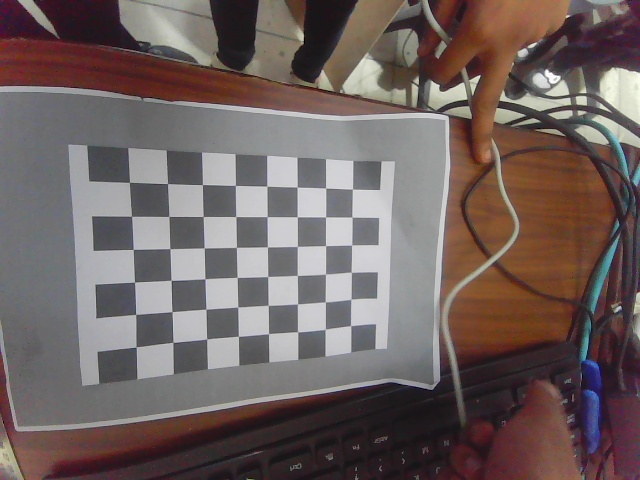
#> input picture 02_CODE_REPOSITORY/src/src/bot_scanning/bot_scanning/callibration_images/img1.jpg, 640 x 480 px, given in place of the camera
$ python brust.py   (older library calls are emulated)
#> lines starting #> are read from the running program, lines starting #| are printed output that depends on the picture; long printed decimals are rounded
import os
import cv2
import csv
import time
import traceback
import numpy as np
from datetime import datetime

# -------------------------
# Helpers
# -------------------------
def ensure_dir(path):
    if not os.path.exists(path):
        os.makedirs(path)

def timestamp_seconds():
    return datetime.now().strftime("%Y-%m-%d %H:%M:%S")

def save_meta_row(csv_path, row, header):
    newf = not os.path.exists(csv_path)
    with open(csv_path, "a", newline="") as f:
        w = csv.writer(f)
        if newf:
            w.writerow(header)
        w.writerow(row)

def compute_sharpness(img):
    g = cv2.cvtColor(img, cv2.COLOR_BGR2GRAY)
    return float(cv2.Laplacian(g, cv2.CV_64F).var())

# -------------------------
# ALIGNMENT helpers
# -------------------------
def align_ecc(ref_gray, img_gray, warp_mode=cv2.MOTION_AFFINE, number_of_iterations=2000, termination_eps=1e-6):
    """
    Align img_gray to ref_gray using ECC (works well for small wobble).
    Returns warp_matrix (2x3 for affine) and success flag.
    """
    # initialize warp matrix
    if warp_mode == cv2.MOTION_HOMOGRAPHY:
        warp_matrix = np.eye(3, 3, dtype=np.float32)
    else:
        warp_matrix = np.eye(2, 3, dtype=np.float32)

    criteria = (cv2.TERM_CRITERIA_EPS | cv2.TERM_CRITERIA_COUNT, number_of_iterations, termination_eps)
    try:
        (cc, warp_matrix) = cv2.findTransformECC(ref_gray, img_gray, warp_matrix, warp_mode, criteria, inputMask=None, gaussFiltSize=5)
        return warp_matrix, True
    except Exception:
        return None, False

def warp_image(img, warp_matrix, dsize, warp_mode=cv2.MOTION_AFFINE):
    if warp_matrix is None:
        return None
    if warp_mode == cv2.MOTION_HOMOGRAPHY:
        aligned = cv2.warpPerspective(img, warp_matrix, dsize, flags=cv2.INTER_LINEAR + cv2.WARP_INVERSE_MAP)
    else:
        aligned = cv2.warpAffine(img, warp_matrix, dsize, flags=cv2.INTER_LINEAR + cv2.WARP_INVERSE_MAP)
    return aligned

def align_via_orb(ref_gray, img_gray):
    """Fallback: ORB + findHomography."""
    orb = cv2.ORB_create(2000)
    k1, d1 = orb.detectAndCompute(ref_gray, None)
    k2, d2 = orb.detectAndCompute(img_gray, None)
    if d1 is None or d2 is None:
        return None, False
    bf = cv2.BFMatcher(cv2.NORM_HAMMING, crossCheck=True)
    matches = bf.match(d1, d2)
    if len(matches) < 8:
        return None, False
    matches = sorted(matches, key=lambda x: x.distance)[:200]
    pts1 = np.float32([k1[m.queryIdx].pt for m in matches]).reshape(-1, 1, 2)
    pts2 = np.float32([k2[m.trainIdx].pt for m in matches]).reshape(-1, 1, 2)
    H, mask = cv2.findHomography(pts2, pts1, cv2.RANSAC, 5.0)
    if H is None:
        return None, False
    return H, True

# -------------------------
# Burst capture + merge
# -------------------------
def burst_capture_and_merge(
    cap,
    n_frames=10,
    out_dir="captures",
    meta_csv="captures_meta.csv",
    log_file="capture_errors.log",
    keep_all=False,
    discard_blur_threshold=None,
    align_mode="ecc",   # "ecc" or "orb"
    merge_mode="median" # "median", "average", "mertens"
):
    """
    Capture n_frames from cap, align, merge, save result + metadata.
    Returns dict with status and file info.
    """
#> called with n_frames = 15, out_dir = 'captures', meta_csv = 'captures_meta.csv', log_file = 'capture_errors.log', keep_all = False, align_mode = 'ecc', merge_mode = 'median'
    ensure_dir(out_dir)
    meta_header = ["timestamp", "result_filename", "method", "n_frames", "sharpness_ref", "notes"]
    ts = datetime.now().strftime("%Y-%m-%d_%H-%M-%S")
    result_filename = f"burst_{ts}.png"
    result_path = os.path.join(out_dir, result_filename)

    try:
        frames = []
        sharpness = []
        h, w = None, None

        # 1) capture frames fast
        for i in range(n_frames):
            ret, frame = cap.read()
            if not ret or frame is None:
                # small sleep and try again once (robustness)
                time.sleep(0.01)
                ret, frame = cap.read()
                if not ret or frame is None:
                    continue
            if h is None:
                h, w = frame.shape[:2]
            frames.append(frame.copy())
            sharpness.append(compute_sharpness(frame))
            time.sleep(0.01)  # tiny gap
#> this loop made 15 passes
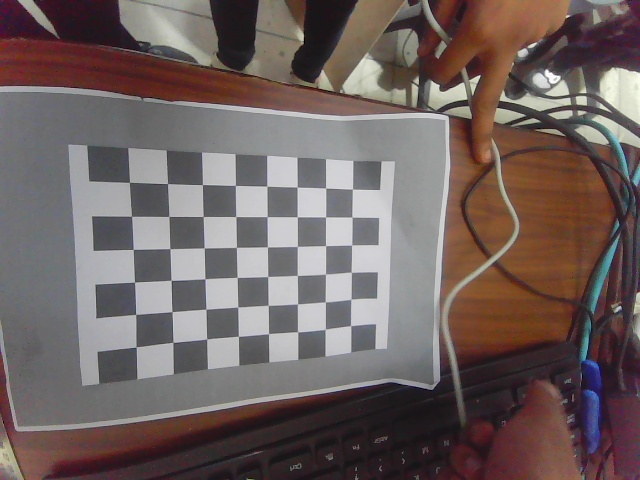
#> input picture 02_CODE_REPOSITORY/src/src/bot_scanning/bot_scanning/callibration_images/img1.jpg, 640 x 480 px, given in place of the camera
#> pass 1, in compute_sharpness, `g = cv2.cvtColor(img, cv2.COLOR_BGR2GRAY)`:
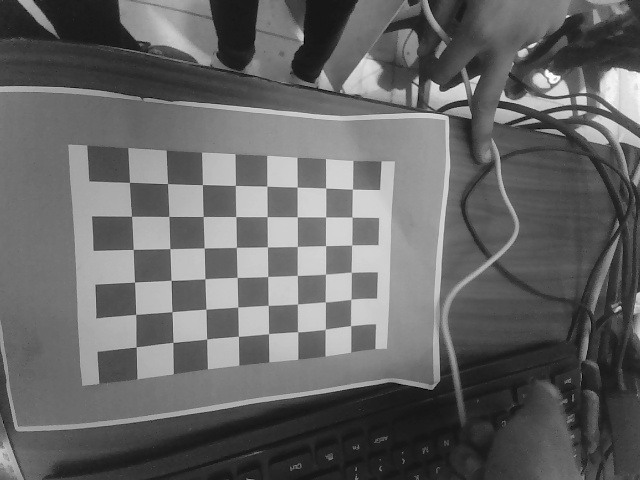
#> g: shape (480, 640); min 1, max 254, mean 101.7
#> frame is the input picture: shape (480, 640, 3); mean B, G, R 96.1, 97.9, 111.3
#> after the loop, frames = 15 items; h = 480; sharpness = [484.2, 484.2, 484.2, 484.2, 484.2, 484.2, 484.2, 484.2, 484.2, 484.2, 484.2, 484.2, 484.2, 484.2, 484.2]; w = 640

        if len(frames) == 0:
            raise RuntimeError("No frames captured in burst.")

        # Optionally discard very blurry frames
        if discard_blur_threshold is not None:
            keep_idx = [i for i,s in enumerate(sharpness) if s >= discard_blur_threshold]
            if len(keep_idx) == 0:
                keep_idx = list(range(len(frames)))
            frames = [frames[i] for i in keep_idx]
            sharpness = [sharpness[i] for i in keep_idx]

        # Reference frame = the sharpest
        ref_idx = int(np.argmax(sharpness))
#> ref_idx = 0
        ref = frames[ref_idx]
        ref_gray = cv2.cvtColor(ref, cv2.COLOR_BGR2GRAY)

        # Align all frames to ref
        aligned = []
        warp_mode = cv2.MOTION_AFFINE
        for i, f in enumerate(frames):
            if i == ref_idx:
                aligned.append(ref)
                continue

            img_gray = cv2.cvtColor(f, cv2.COLOR_BGR2GRAY)

            if align_mode == "ecc":
                warp, ok = align_ecc(ref_gray, img_gray, warp_mode=warp_mode)
                if ok:
                    al = warp_image(f, warp, (w, h), warp_mode=warp_mode)
                    if al is not None:
                        aligned.append(al)
                        continue
                # fallback to ORB if ECC fails
                H, ok2 = align_via_orb(ref_gray, img_gray)
                if ok2:
                    al = cv2.warpPerspective(f, H, (w, h), flags=cv2.INTER_LINEAR + cv2.WARP_INVERSE_MAP)
                    aligned.append(al)
                    continue
                # if both fail, append original (will degrade merge)
                aligned.append(f)
            else:
                # direct ORB
                H, ok2 = align_via_orb(ref_gray, img_gray)
                if ok2:
                    al = cv2.warpPerspective(f, H, (w, h), flags=cv2.INTER_LINEAR + cv2.WARP_INVERSE_MAP)
                    aligned.append(al)
                else:
                    aligned.append(f)
#> after the loop, aligned = 15 items

        # convert aligned list to numpy array (N,H,W,3)
        stack = np.stack([np.asarray(x, dtype=np.float32) for x in aligned], axis=0)

        # MERGE
        if merge_mode == "median":
            merged = np.median(stack, axis=0).astype(np.uint8)
        elif merge_mode == "average":
            merged = np.mean(stack, axis=0).astype(np.uint8)
        elif merge_mode == "mertens":
            merge_mertens = cv2.createMergeMertens()
            # Mertens expects float32 in 0..1
            imgs_f = [x.astype(np.float32)/255.0 for x in stack]
            res = merge_mertens.process(imgs_f)
            merged = np.clip(res*255.0, 0, 255).astype(np.uint8)
        else:
            # default to median
            merged = np.median(stack, axis=0).astype(np.uint8)

        # Save result
        cv2.imwrite(result_path, merged)

        # Save metadata row
        notes = ""
        meta_row = [timestamp_seconds(), result_filename, f"align={align_mode}|merge={merge_mode}", len(frames), round(float(sharpness[ref_idx]),2), notes]
#> meta_row = ['2026-11-20 21:34:55', 'burst_2026-11-20_21-34-54.png', 'align=ecc|merge=median', 15, 484.2, '']
        save_meta_row(meta_csv, meta_row, meta_header)

        return {
            "status": "OK",
            "result_path": result_path,
            "n_frames": len(frames),
            "ref_index": ref_idx,
            "ref_sharpness": float(sharpness[ref_idx])
        }

    except Exception as e:
        trace = traceback.format_exc()
        with open(log_file, "a") as lf:
            lf.write(f"[{timestamp_seconds()}] ERROR in burst_capture_and_merge: {trace}\n")
        return {"status": "ERROR", "error": str(e)}


cap = cv2.VideoCapture(1)              # your camera
res = burst_capture_and_merge(cap, n_frames=15,
                              align_mode="ecc",
                              merge_mode="median",
                              discard_blur_threshold=None)
#> res = {'status': 'OK', 'result_path': 'captures/burst_2026-11-20_21-34-54.png', 'n_frames': 15, 'ref_index': 0, 'ref_sharpness': 484.2}
print(res)
#| {'status': 'OK', 'result_path': 'captures/burst_2026-11-20_21-34-54.png', 'n_frames': 15, 'ref_index': 0, 'ref_sharpness': 484.232}

$ run again, on 02_CODE_REPOSITORY/src/src/bot_scanning/bot_scanning/callibration_images/img10.jpg
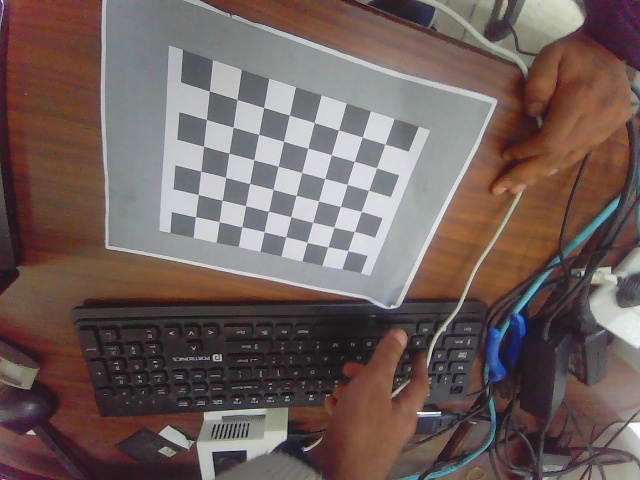
#> input picture 02_CODE_REPOSITORY/src/src/bot_scanning/bot_scanning/callibration_images/img10.jpg, 640 x 480 px, given in place of the camera
#> the loop in burst_capture_and_merge, `for i in range(n_frames):` made 15 passes
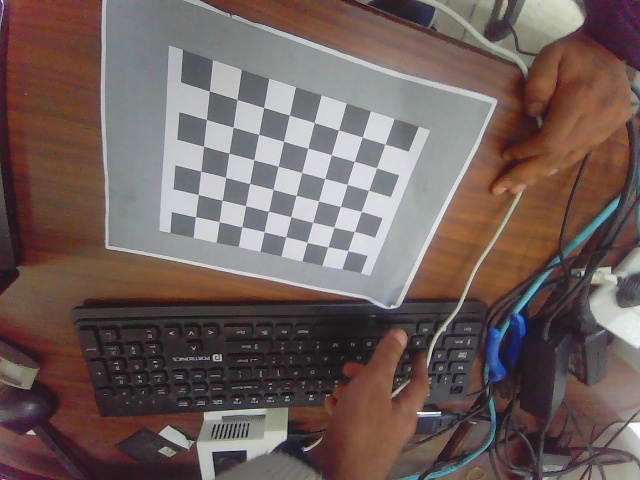
#> input picture 02_CODE_REPOSITORY/src/src/bot_scanning/bot_scanning/callibration_images/img10.jpg, 640 x 480 px, given in place of the camera
#> pass 1, in compute_sharpness, `g = cv2.cvtColor(img, cv2.COLOR_BGR2GRAY)`:
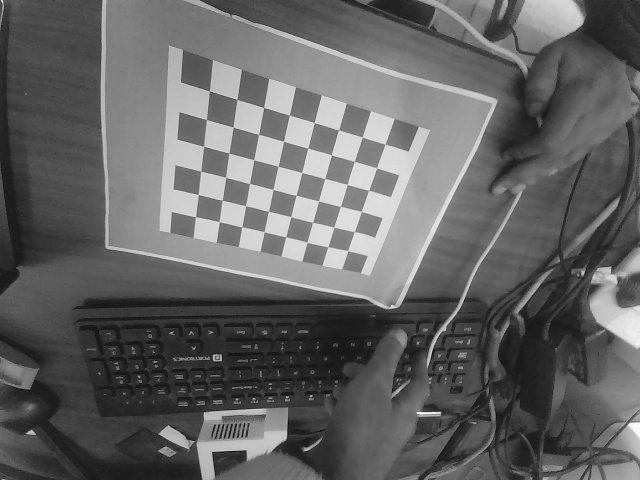
#> g: shape (480, 640); min 0, max 254, mean 99.9
#> in burst_capture_and_merge, frame is the input picture: shape (480, 640, 3); mean B, G, R 92, 95.5, 111.7
#> after the loop in burst_capture_and_merge, `for i in range(n_frames):`: frames = 15 items; h = 480; sharpness = [548.6, 548.6, 548.6, 548.6, 548.6, 548.6, 548.6, 548.6, 548.6, 548.6, 548.6, 548.6, 548.6, 548.6, 548.6]; w = 640
#> ref_idx = 0
#> the loop in burst_capture_and_merge, `for i, f in enumerate(frames):` made 15 passes
#> after the loop in burst_capture_and_merge, `for i, f in enumerate(frames):`: aligned = 15 items
#> meta_row = ['2026-11-20 21:34:56', 'burst_2026-11-20_21-34-55.png', 'align=ecc|merge=median', 15, 548.6, '']
#> res = {'status': 'OK', 'result_path': 'captures/burst_2026-11-20_21-34-55.png', 'n_frames': 15, 'ref_index': 0, 'ref_sharpness': 548.6}
#| {'status': 'OK', 'result_path': 'captures/burst_2026-11-20_21-34-55.png', 'n_frames': 15, 'ref_index': 0, 'ref_sharpness': 548.633}

$ run again, on 02_CODE_REPOSITORY/src/src/bot_scanning/bot_scanning/callibration_images/img11.jpg
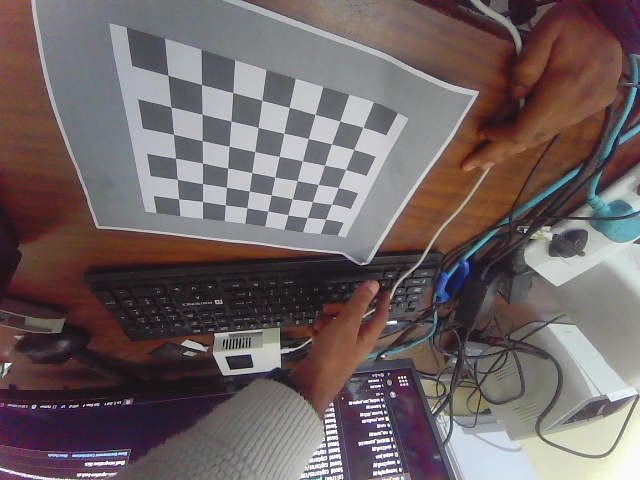
#> input picture 02_CODE_REPOSITORY/src/src/bot_scanning/bot_scanning/callibration_images/img11.jpg, 640 x 480 px, given in place of the camera
#> the loop in burst_capture_and_merge, `for i in range(n_frames):` made 15 passes
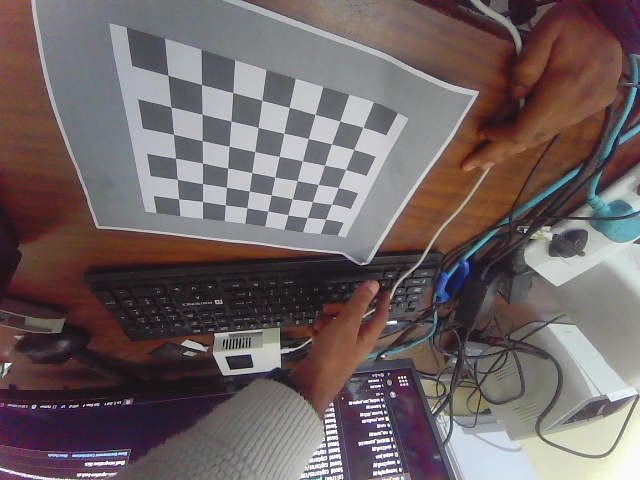
#> input picture 02_CODE_REPOSITORY/src/src/bot_scanning/bot_scanning/callibration_images/img11.jpg, 640 x 480 px, given in place of the camera
#> pass 1, in compute_sharpness, `g = cv2.cvtColor(img, cv2.COLOR_BGR2GRAY)`:
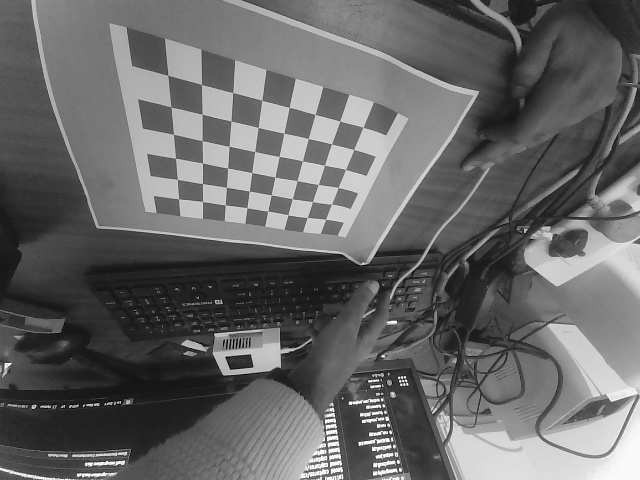
#> g: shape (480, 640); min 0, max 255, mean 102.6
#> in burst_capture_and_merge, frame is the input picture: shape (480, 640, 3); mean B, G, R 99.3, 99.2, 110.6
#> after the loop in burst_capture_and_merge, `for i in range(n_frames):`: frames = 15 items; h = 480; sharpness = [1131.7, 1131.7, 1131.7, 1131.7, 1131.7, 1131.7, 1131.7, 1131.7, 1131.7, 1131.7, 1131.7, 1131.7, 1131.7, 1131.7, 1131.7]; w = 640
#> ref_idx = 0
#> the loop in burst_capture_and_merge, `for i, f in enumerate(frames):` made 15 passes
#> after the loop in burst_capture_and_merge, `for i, f in enumerate(frames):`: aligned = 15 items
#> meta_row = ['2026-11-20 21:34:57', 'burst_2026-11-20_21-34-56.png', 'align=ecc|merge=median', 15, 1131.7, '']
#> res = {'status': 'OK', 'result_path': 'captures/burst_2026-11-20_21-34-56.png', 'n_frames': 15, 'ref_index': 0, 'ref_sharpness': 1131.7}
#| {'status': 'OK', 'result_path': 'captures/burst_2026-11-20_21-34-56.png', 'n_frames': 15, 'ref_index': 0, 'ref_sharpness': 1131.655}

$ run again, on 02_CODE_REPOSITORY/src/src/bot_scanning/bot_scanning/callibration_images/img12.jpg
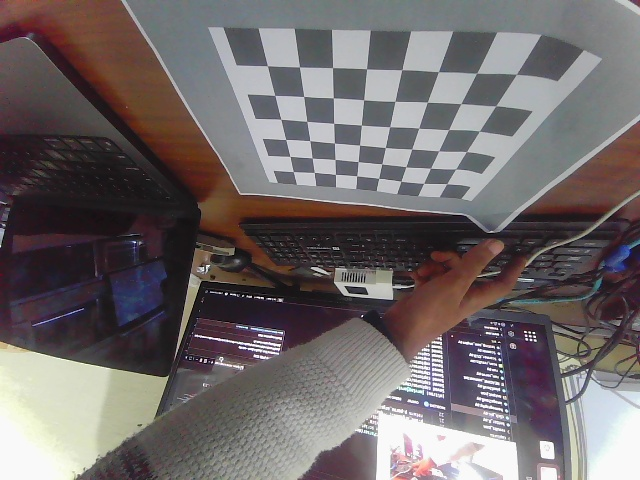
#> input picture 02_CODE_REPOSITORY/src/src/bot_scanning/bot_scanning/callibration_images/img12.jpg, 640 x 480 px, given in place of the camera
#> the loop in burst_capture_and_merge, `for i in range(n_frames):` made 15 passes
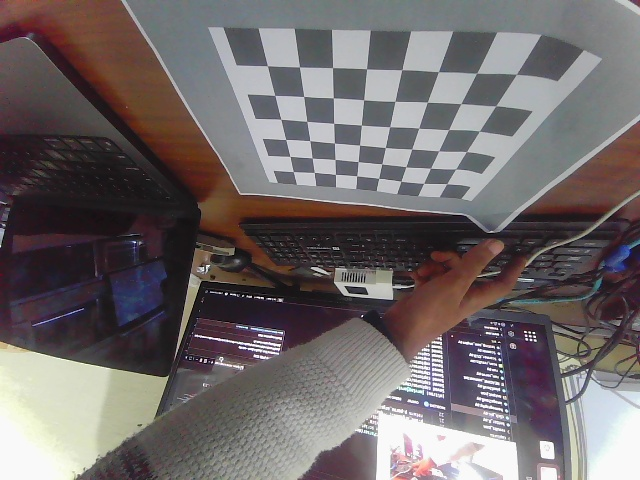
#> input picture 02_CODE_REPOSITORY/src/src/bot_scanning/bot_scanning/callibration_images/img12.jpg, 640 x 480 px, given in place of the camera
#> pass 1, in compute_sharpness, `g = cv2.cvtColor(img, cv2.COLOR_BGR2GRAY)`:
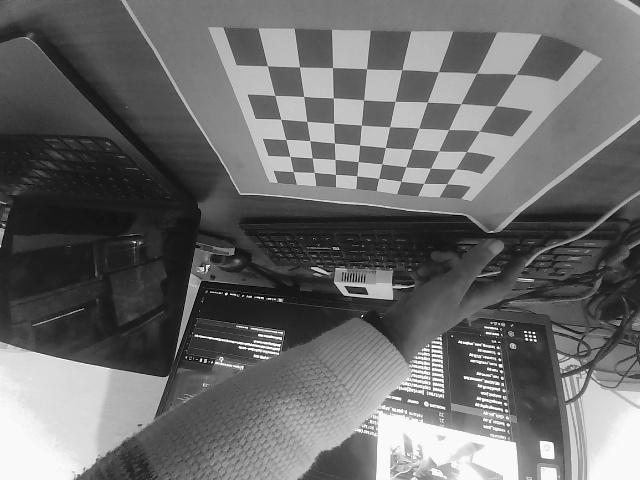
#> g: shape (480, 640); min 0, max 255, mean 107
#> in burst_capture_and_merge, frame is the input picture: shape (480, 640, 3); mean B, G, R 105.5, 104.8, 111.8
#> after the loop in burst_capture_and_merge, `for i in range(n_frames):`: frames = 15 items; h = 480; sharpness = [1438.4, 1438.4, 1438.4, 1438.4, 1438.4, 1438.4, 1438.4, 1438.4, 1438.4, 1438.4, 1438.4, 1438.4, 1438.4, 1438.4, 1438.4]; w = 640
#> ref_idx = 0
#> the loop in burst_capture_and_merge, `for i, f in enumerate(frames):` made 15 passes
#> after the loop in burst_capture_and_merge, `for i, f in enumerate(frames):`: aligned = 15 items
#> meta_row = ['2026-11-20 21:34:59', 'burst_2026-11-20_21-34-58.png', 'align=ecc|merge=median', 15, 1438.4, '']
#> res = {'status': 'OK', 'result_path': 'captures/burst_2026-11-20_21-34-58.png', 'n_frames': 15, 'ref_index': 0, 'ref_sharpness': 1438.4}
#| {'status': 'OK', 'result_path': 'captures/burst_2026-11-20_21-34-58.png', 'n_frames': 15, 'ref_index': 0, 'ref_sharpness': 1438.411}
